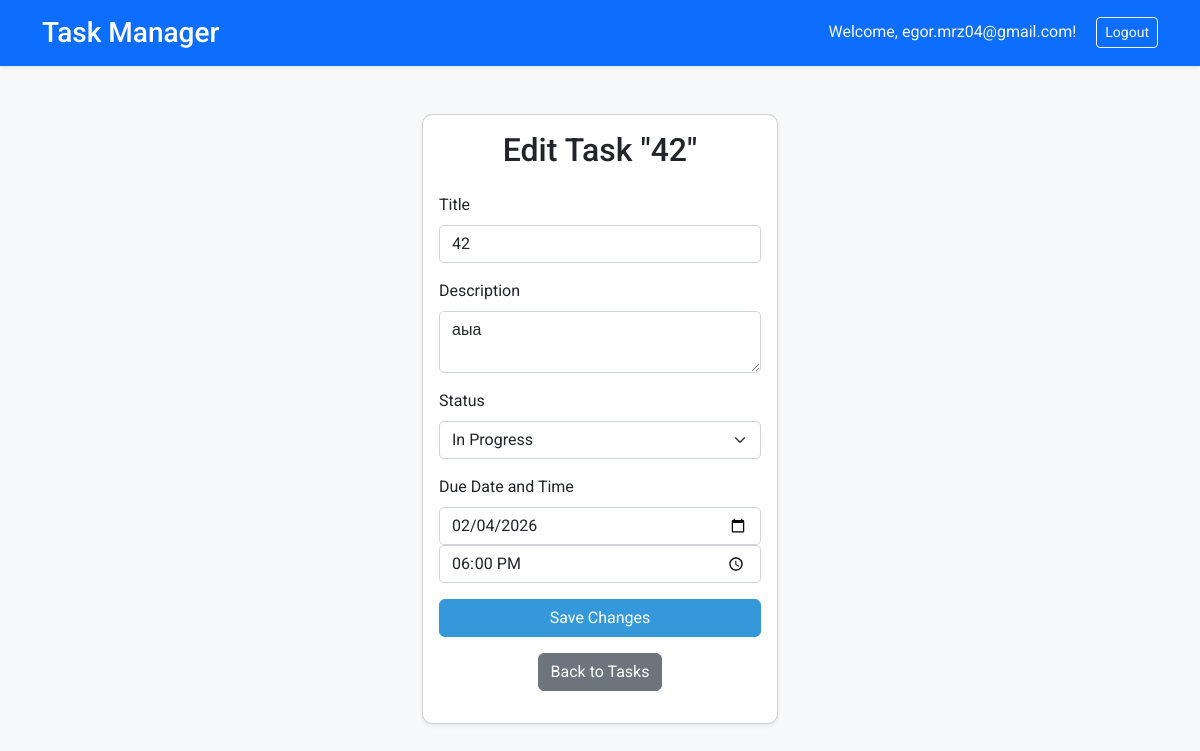
Page /update-task/42/ (signed in) on the committed database.
### app/models.py (models this page shows, shortened)
class Task(models.Model):
    title = models.CharField(max_length=200)
    description = models.TextField(blank=True)
    status = models.CharField(
        max_length=20,
        choices=[
            ('TODO', 'To Do'),
            ('IN_PROGRESS', 'In Progress'),
            ('DONE', 'Done')
        ],
        default='TODO'
    )
    due_date = models.DateTimeField(null=True, blank=True)
    created_at = models.DateTimeField(auto_now_add=True)
    created_by = models.ForeignKey(User, on_delete=models.CASCADE, related_name='tasks')
    slug = models.SlugField(max_length=200, unique=True, blank=True)

### app/views.py (the view, shortened to what this page needs)
# urls.py: path('update-task/<slug:task_slug>/', views.TaskUpdateView.as_view(), name='task_update'),
class TaskUpdateView(LoginRequiredMixin, UpdateView):
    model = Task
    form_class = TaskForm
    slug_field = 'slug'
    slug_url_kwarg = 'task_slug'
    template_name = 'task_update.html'
    success_url = reverse_lazy('app:tasks')
    def get_queryset(self):
        return Task.objects.filter(created_by=self.request.user)

### app/forms.py (shortened to what this page needs)
class TaskForm(forms.ModelForm):
    due_date = forms.SplitDateTimeField(
        required=False,
        input_date_formats=['%Y-%m-%d'],
        input_time_formats=['%H:%M'],
        widget=forms.SplitDateTimeWidget(
            date_attrs={'type': 'date', 'class': 'form-control'},
            time_attrs={'type': 'time', 'class': 'form-control'}
        )
    )
    class Meta:
        model = Task
        fields = ['title', 'description', 'status', 'due_date']
    def __init__(self, *args, **kwargs):
        super().__init__(*args, **kwargs)
        if self.instance and self.instance.due_date:
            self.fields['due_date'].initial = [self.instance.due_date.date(), self.instance.due_date.time()]
            print(f"Initial due_date set to: {self.fields['due_date'].initial}")

### app/templates/task_update.html (shortened to what this page needs)
{% extends 'base.html' %}
{% block content %}
    <div class="row justify-content-center">
        <div class="col-md-6 col-lg-4">
            <div class="card shadow-sm fade-in">
                <div class="card-body">
                    <h2 class="card-title text-center mb-4">Edit Task "{{ task.title }}"</h2>
                    <form method="post">
                        <div class="mb-3">
                            <label for="{{ form.title.id_for_label }}" class="form-label">Title</label>
                            <input type="text" name="title" id="{{ form.title.id_for_label }}" class="form-control" value="{{ form.title.value|default_if_none:task.title }}" required>
                        </div>
                        <div class="mb-3">
                            <label for="{{ form.description.id_for_label }}" class="form-label">Description</label>
                            <textarea name="description" id="{{ form.description.id_for_label }}" class="form-control">{{ form.description.value|default_if_none:task.description }}</textarea>
                        </div>
                        <div class="mb-3">
                            <label for="{{ form.status.id_for_label }}" class="form-label">Status</label>
                            <select name="status" id="{{ form.status.id_for_label }}" class="form-select">
                                <option value="IN_PROGRESS" {% if form.status.value == 'IN_PROGRESS' %}selected{% endif %}>In Progress</option>
                            </select>
                        </div>
                        <div class="mb-3">
                            <label for="{{ form.due_date.id_for_label }}" class="form-label">Due Date and Time</label>
                            {{ form.due_date }}
                        </div>
                        <button type="submit" class="btn btn-primary w-100">Save Changes</button>
                    </form>
                    <p class="text-center mt-3">
                        <a href="{% url 'app:tasks' %}" class="btn btn-secondary">Back to Tasks</a>
                    </p>
                </div>
            </div>
        </div>
    </div>
{% endblock %}

### app/templates/base.html (shortened to what this page needs)
{% load static %}
<!DOCTYPE html>
<html lang="en">
<head>
    <link href="https://cdn.jsdelivr.net/npm/bootstrap@5.3.3/dist/css/bootstrap.min.css" rel="stylesheet">
    <link rel="stylesheet" href="{% static 'css/styles.css' %}">
</head>
<body>
    <header class="bg-primary text-white py-3 shadow-sm">
        <div class="container d-flex justify-content-between align-items-center">
            <h1 class="h3 mb-0">Task Manager</h1>
            <nav>
                {% if user.is_authenticated %}
                    <span class="text-light me-3">Welcome, {{ user.email }}!</span>
                    <form method="post" action="{% url 'app:logout' %}" class="d-inline">
                        <button type="submit" class="btn btn-outline-light btn-sm">Logout</button>
                    </form>
                {% else %}
                    <a href="{% url 'app:login' %}" class="btn btn-outline-light btn-sm me-2">Login</a>
                    <a href="{% url 'app:register' %}" class="btn btn-light btn-sm">Register</a>
                {% endif %}
            </nav>
        </div>
    </header>
    <main class="container my-5">
        {% block content %}
        {% endblock %}
    </main>
</body>
</html>

### app/static/css/styles.css (style rules this page uses)
body { font-family: 'Roboto', sans-serif; background-color: #f8f9fa; }
header { background-color: #3498db; }
.fade-in { transition: opacity 0.5s ease; opacity: 0; }
.fade-in.visible { opacity: 1; }
.btn-primary { background-color: #3498db; border-color: #3498db; }
.card { border-radius: 10px; }
.form-control, .form-select { border-radius: 5px; border-color: #ced4da; }

### rows in the picture
Task: title "42", description "аыа", status "In Progress"

### other values in the picture
{{ user.email }} "egor.mrz04@gmail.com"
